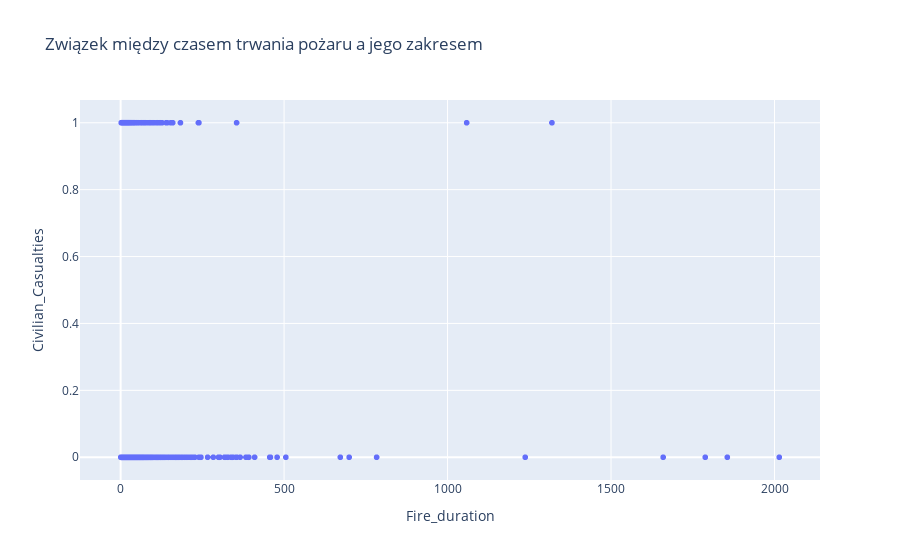

The notebook cell this image was saved under:
### Code cell
fig = px.scatter(df, x='Fire_duration', y='Civilian_Casualties', title='Związek między czasem trwania pożaru a jego zakresem')
fig.show()

### Figure 1 — Plotly figure (JSON) as saved in the notebook; plotly's stock layout.template omitted (floating-point values rounded to 4 significant figures; data arrays with more than 128 entries replaced by an {"elided": "..."} marker saying what was removed)
{"data": [{"hovertemplate": "Fire_duration=%{x}<br>Civilian_Casualties=%{y}<extra></extra>", "legendgroup": "", "marker": {"color": "#636efa", "symbol": "circle"}, "mode": "markers", "name": "", "showlegend": false, "type": "scattergl", "x": {"elided": "11181 float values"}, "xaxis": "x", "y": {"elided": "11181 int values"}, "yaxis": "y"}], "layout": {"legend": {"tracegroupgap": 0}, "title": {"text": "Związek między czasem trwania pożaru a jego zakresem"}, "xaxis": {"anchor": "y", "domain": [0, 1], "title": {"text": "Fire_duration"}}, "yaxis": {"anchor": "x", "domain": [0, 1], "title": {"text": "Civilian_Casualties"}}}}
